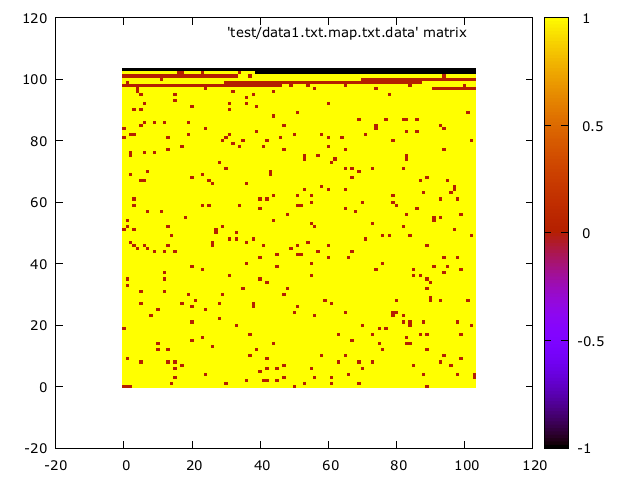

This chart was generated by the following gnuplot code:

set terminal pngcairo enhanced font 'Verdana,10'
set output 'test/data1.txt.map.txt.png'
plot 'test/data1.txt.map.txt.data' matrix with image
